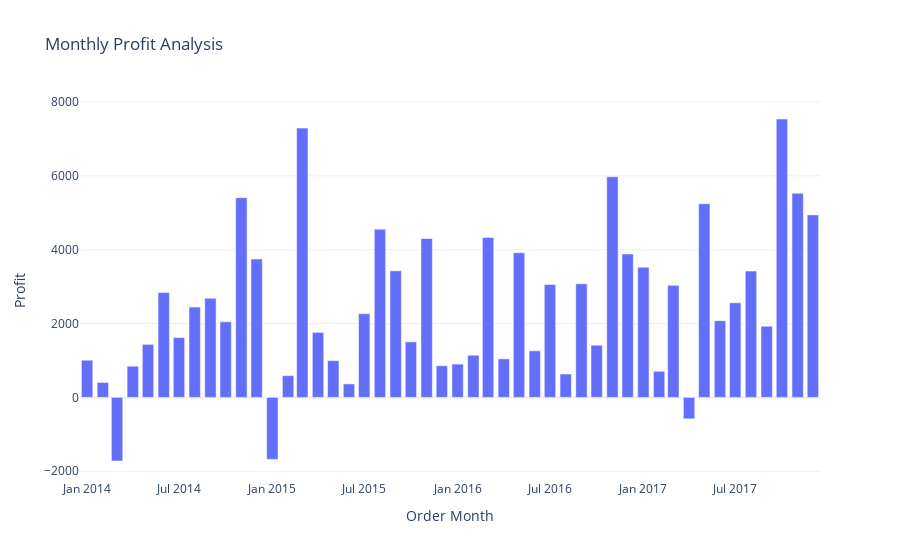

This figure's notebook cell:
### Code cell
fig = px.bar(profit_by_month, x='Order Month', y='Profit', title='Monthly Profit Analysis')
fig.show()

### Figure 1 — Plotly figure (JSON) as saved in the notebook; plotly's stock layout.template omitted (floating-point values rounded to 4 significant figures)
{"data": [{"alignmentgroup": "True", "hovertemplate": "Order Month=%{x}<br>Profit=%{y}<extra></extra>", "legendgroup": "", "marker": {"color": "#636efa", "pattern": {"shape": ""}}, "name": "", "offsetgroup": "", "orientation": "v", "showlegend": false, "textposition": "auto", "type": "bar", "x": ["2014-01", "2014-02", "2014-03", "2014-04", "2014-05", "2014-06", "2014-07", "2014-08", "2014-09", "2014-10", "2014-11", "2014-12", "2015-01", "2015-02", "2015-03", "2015-04", "2015-05", "2015-06", "2015-07", "2015-08", "2015-09", "2015-10", "2015-11", "2015-12", "2016-01", "2016-02", "2016-03", "2016-04", "2016-05", "2016-06", "2016-07", "2016-08", "2016-09", "2016-10", "2016-11", "2016-12", "2017-01", "2017-02", "2017-03", "2017-04", "2017-05", "2017-06", "2017-07", "2017-08", "2017-09", "2017-10", "2017-11", "2017-12"], "xaxis": "x", "y": [1007.0, 405.3, -1723.0, 844.2, 1435.0, 2841.0, 1620.0, 2445.0, 2684.0, 2046.0, 5410.0, 3746.0, -1679.0, 587.5, 7292.0, 1760.0, 995.6, 364.9, 2266.0, 4556.0, 3428.0, 1504.0, 4303.0, 855.4, 901.5, 1141.0, 4327.0, 1044.0, 3917.0, 1263.0, 3058.0, 633.5, 3075.0, 1413.0, 5974.0, 3881.0, 3527.0, 707.1, 3034.0, -580.9, 5245.0, 2075.0, 2561.0, 3421.0, 1926.0, 7539.0, 5529.0, 4942.0], "yaxis": "y"}], "layout": {"barmode": "relative", "legend": {"tracegroupgap": 0}, "title": {"text": "Monthly Profit Analysis"}, "xaxis": {"anchor": "y", "domain": [0, 1], "title": {"text": "Order Month"}}, "yaxis": {"anchor": "x", "domain": [0, 1], "title": {"text": "Profit"}}}}
